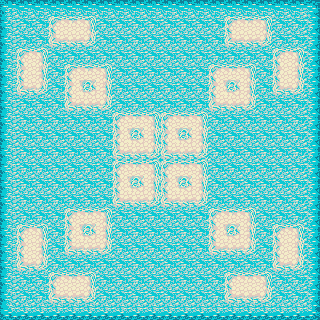

The image is a tile-based game level rendered from a .tmx file. Its description and complete source (layers, tilesets, objects, tile grids) follow:
An orthogonal 20x20 tile map with 16x16 px tiles, 2 tile layers (Floor, Obstacles) and 11 objects (7x blueSlime).

<map version="1.10" tiledversion="1.11.0" orientation="orthogonal" renderorder="right-down" width="20" height="20" tilewidth="16" tileheight="16" infinite="0" nextlayerid="7" nextobjectid="97">
 <editorsettings>
  <export target="floor2_2.lua" format="lua" />
 </editorsettings>
 <tileset firstgid="1" name="AdventureBegins_Demo" tilewidth="16" tileheight="16" tilecount="589" columns="19">
  <image source="AdventureBegins_Demo.png" width="304" height="496" />
 </tileset>
 <layer id="1" name="Floor" width="20" height="20">
  <data encoding="csv">
521,522,522,522,522,522,522,522,522,522,522,522,522,522,522,522,522,522,522,523,
540,541,541,515,516,517,541,541,541,541,541,541,541,541,515,516,517,541,541,542,
540,541,541,553,554,555,541,541,541,541,541,541,541,541,553,554,555,541,541,542,
540,515,517,541,541,541,541,541,541,541,541,541,541,541,541,541,541,515,517,542,
540,534,536,541,515,516,517,541,541,541,541,541,541,515,516,517,541,534,536,542,
540,553,555,541,534,535,536,541,541,541,541,541,541,534,535,536,541,553,555,542,
540,541,541,541,553,554,555,541,541,541,541,541,541,553,554,555,541,541,541,542,
540,541,541,541,541,541,541,515,516,517,515,516,517,541,541,541,541,541,541,542,
540,541,541,541,541,541,541,534,535,536,534,535,536,541,541,541,541,541,541,542,
540,541,541,541,541,541,541,553,554,555,553,554,555,541,541,541,541,541,541,542,
540,541,541,541,541,541,541,515,516,517,515,516,517,541,541,541,541,541,541,542,
540,541,541,541,541,541,541,534,535,536,534,535,536,541,541,541,541,541,541,542,
540,541,541,541,541,541,541,553,554,555,553,554,555,541,541,541,541,541,541,542,
540,541,541,541,515,516,517,541,541,541,541,541,541,515,516,517,541,541,541,542,
540,515,517,541,534,535,536,541,541,541,541,541,541,534,535,536,541,515,517,542,
540,534,536,541,553,554,555,541,541,541,541,541,541,553,554,555,541,534,536,542,
540,553,555,541,541,541,541,541,541,541,541,541,541,541,541,541,541,553,555,542,
540,541,541,515,516,517,541,541,541,541,541,541,541,541,515,516,517,541,541,542,
540,541,541,553,554,555,541,541,541,541,541,541,541,541,553,554,555,541,541,542,
559,560,560,560,560,560,560,560,560,560,560,560,560,560,560,560,560,560,560,561
</data>
 </layer>
 <layer id="4" name="Obstacles" width="20" height="20">
  <data encoding="csv">
0,0,0,0,0,0,0,0,0,0,0,0,0,0,0,0,0,0,0,0,
0,0,0,0,0,0,0,0,0,0,0,0,0,0,0,0,0,0,0,0,
0,0,0,0,0,0,0,0,0,0,0,0,0,0,0,0,0,0,0,0,
0,0,0,0,0,0,0,0,0,0,0,0,0,0,0,0,0,0,0,0,
0,0,0,0,0,0,0,0,0,0,0,0,0,0,0,0,0,0,0,0,
0,0,0,0,0,0,0,0,0,0,0,0,0,0,0,0,0,0,0,0,
0,0,0,0,0,0,0,0,0,0,0,0,0,0,0,0,0,0,0,0,
0,0,0,0,0,0,0,0,0,0,0,0,0,0,0,0,0,0,0,0,
0,0,0,0,0,0,0,0,0,0,0,0,0,0,0,0,0,0,0,0,
0,0,0,0,0,0,0,0,0,0,0,0,0,0,0,0,0,0,0,0,
0,0,0,0,0,0,0,0,0,0,0,0,0,0,0,0,0,0,0,0,
0,0,0,0,0,0,0,0,0,0,0,0,0,0,0,0,0,0,0,0,
0,0,0,0,0,0,0,0,0,0,0,0,0,0,0,0,0,0,0,0,
0,0,0,0,0,0,0,0,0,0,0,0,0,0,0,0,0,0,0,0,
0,0,0,0,0,0,0,0,0,0,0,0,0,0,0,0,0,0,0,0,
0,0,0,0,0,0,0,0,0,0,0,0,0,0,0,0,0,0,0,0,
0,0,0,0,0,0,0,0,0,0,0,0,0,0,0,0,0,0,0,0,
0,0,0,0,0,0,0,0,0,0,0,0,0,0,0,0,0,0,0,0,
0,0,0,0,0,0,0,0,0,0,0,0,0,0,0,0,0,0,0,0,
0,0,0,0,0,0,0,0,0,0,0,0,0,0,0,0,0,0,0,0
</data>
 </layer>
 <objectgroup id="5" name="Walls">
  <object id="23" x="0" y="0" width="16" height="320" />
  <object id="25" x="304" y="0" width="16" height="320" />
  <object id="28" x="16" y="304" width="288" height="16" />
  <object id="31" x="16" y="0" width="288" height="8" />
 </objectgroup>
 <objectgroup id="6" name="Enemies">
  <object id="90" name="blueSlime" x="112" y="112">
   <point />
  </object>
  <object id="91" name="blueSlime" x="208" y="112">
   <point />
  </object>
  <object id="92" name="blueSlime" x="112" y="208">
   <point />
  </object>
  <object id="93" name="blueSlime" x="208" y="208">
   <point />
  </object>
  <object id="94" name="blueSlime" x="80" y="240">
   <point />
  </object>
  <object id="95" name="blueSlime" x="240" y="240">
   <point />
  </object>
  <object id="96" name="blueSlime" x="240" y="80">
   <point />
  </object>
 </objectgroup>
</map>
